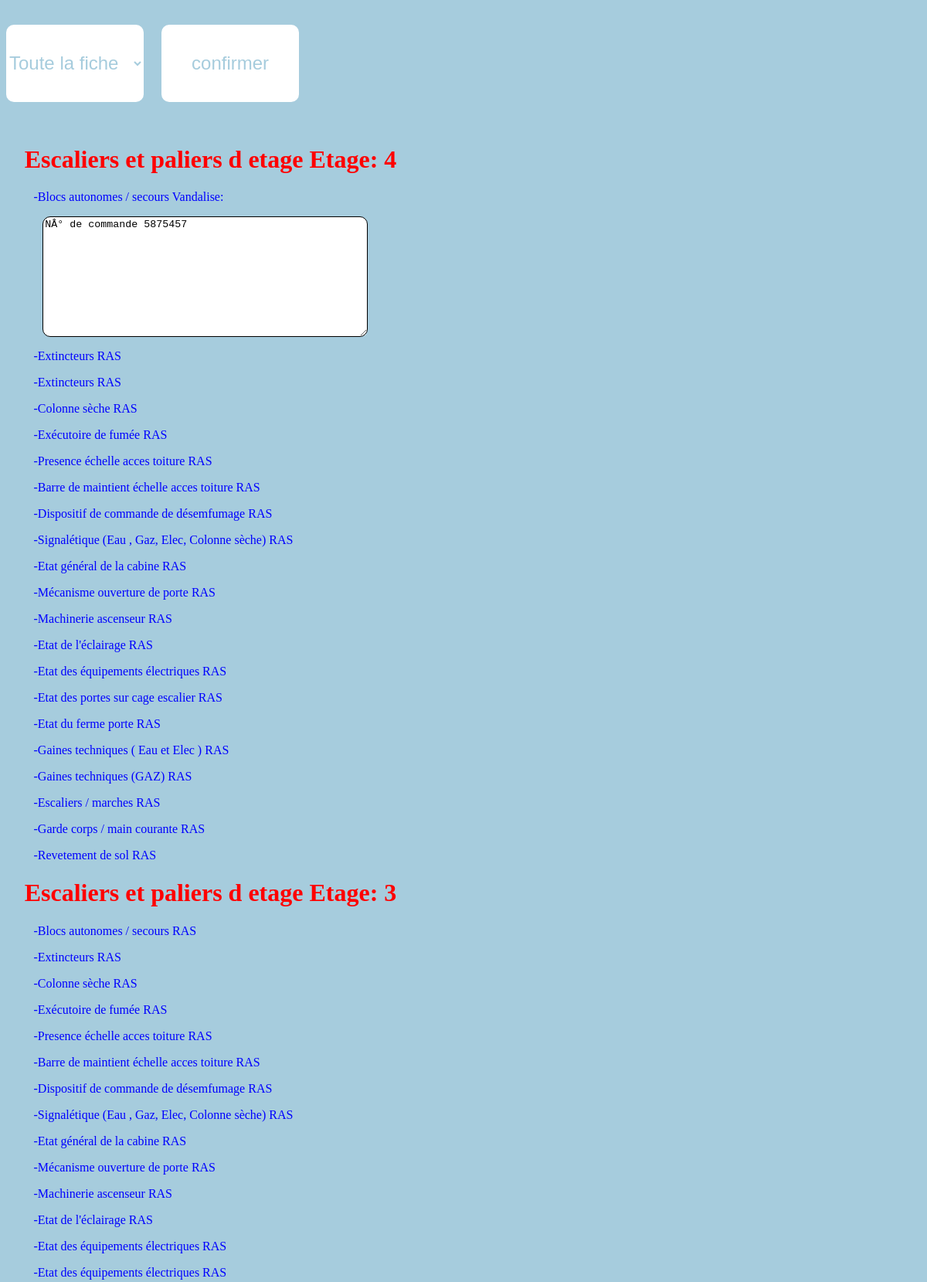
The page /voirFiche.php?idf=11 (upper part) on the database its author committed.
### tables this page shows
CREATE TABLE IF NOT EXISTS `t_zone` (
  `id` bigint(20) UNSIGNED NOT NULL AUTO_INCREMENT,
  `nom_zone` varchar(50) DEFAULT NULL,
  PRIMARY KEY (`id`),
  UNIQUE KEY `id` (`id`)
);

CREATE TABLE IF NOT EXISTS `fichequestion` (
  `id` bigint(20) UNSIGNED NOT NULL AUTO_INCREMENT,
  `id_fiche` int(11) NOT NULL,
  `id_question` int(11) NOT NULL,
  `Etage` int(11) DEFAULT NULL,
  `occ` int(11) NOT NULL,
  `id_zone` int(11) NOT NULL,
  `id_type` int(11) NOT NULL,
  `id_reponse` int(11) NOT NULL,
  `commentaire` varchar(500) DEFAULT NULL,
  `id_reponse_modif` int(11) DEFAULT NULL,
  `date_derniere_modif` date DEFAULT NULL,
  `id_utilisateur_derniere_modif` int(11) DEFAULT NULL,
  PRIMARY KEY (`id`),
  UNIQUE KEY `id` (`id`)
);

CREATE TABLE IF NOT EXISTS `t_question` (
  `id` bigint(20) UNSIGNED NOT NULL AUTO_INCREMENT,
  `Libelle` varchar(75) NOT NULL,
  `id_zone` int(11) NOT NULL,
  `id_type` int(11) NOT NULL,
  PRIMARY KEY (`id`),
  UNIQUE KEY `id` (`id`)
);

CREATE TABLE IF NOT EXISTS `t_reponse` (
  `id` bigint(20) UNSIGNED NOT NULL AUTO_INCREMENT,
  `Libelle` varchar(50) NOT NULL,
  `id_question` int(11) NOT NULL,
  `Anomalie` int(11) NOT NULL,
  PRIMARY KEY (`id`),
  UNIQUE KEY `id` (`id`)
);

### voirFiche.php (the view, shortened to what this page needs)
<html>
<head>
    <link rel="stylesheet" href="css/voirFiche.css" media="screen" type="text/css" />
</head>
<body>
<?php
$db_username = $_SESSION['userbd'];
$db_password = $_SESSION['passwordbd'];
$db_name     = $_SESSION['db_name'];
$db_host     = $_SESSION['db_host'];
$db = mysqli_connect($db_host, $db_username, $db_password,$db_name)
or die('could not connect to database');
$idf=$_GET['idf'];
echo ("<div id='container'>");
echo("<FORM action='voirFiche.php?idf=$idf' method='post'>");
if(isset($_POST['choix'])){
    $choix=$_POST['choix'];
    echo("<select name='choix'><br>");
    for($i = 1; $i <= 2; $i++){
        if($i==$choix){
            if($i==1){
                echo("<option value='$i' selected style='width: auto'>Toute la fiche <br>");
            }else{
                echo("<option value='$i' selected style='width: auto'>Que les anomalies <br>");
            }
        }else {
            if($i==1){
                echo("<option value='$i' selected style='width: auto'>Toute la fiche <br>");
            }else {
                echo("<option value='$i' style='width: auto'>Que les anomalies <br>");
            }
        }
    }
}else {
    echo("<select name='choix'><br> >");
    for ($i = 1; $i <= 2; $i++) {
        $choix=1;
        if($i==1){
            echo("<option value='$i' selected style='width: auto'>Toute la fiche <br>");
        }else {
            echo("<option value='$i' style='width: auto'>Que les anomalies <br>");
        }
    }
}
echo("</select>");
echo("<button id='identifiant4' type='submit' > confirmer</button></form><br>");
echo ("</div>");
$requete="SELECT id_montee,Validation
          FROM ficheentete
          WHERE id=$idf";
$exec_requete=mysqli_query($db,$requete);
$reponses=mysqli_fetch_array($exec_requete);
$idm=$reponses['id_montee'];
$validation=$reponses['Validation'];
$requete = "SELECT max(Etage)
            FROM fichequestion
            WHERE id_fiche=$idf";
$exec_requete = mysqli_query($db,$requete);
$zones        = mysqli_fetch_array($exec_requete);
$cpt=$zones['max(Etage)'];
$occ=0;
if($validation==1) {
    if($choix==1) {
        $requete = "SELECT DISTINCT occ,z.id,nom_zone
                    FROM fichequestion fq
                        inner join t_zone z on z.id=fq.id_zone
                    WHERE fq.id_fiche=$idf
                    ORDER BY z.id";
        $exec_requete = mysqli_query($db, $requete);
        $zones = mysqli_fetch_all($exec_requete);
        foreach ($zones as $zone) {
            $nbetage=$cpt;
            if($zone[1]==1){
                $requete = "SELECT tq.Libelle,tr.Libelle,fq.id_zone,fq.id_type,fq.Etage,tr.Anomalie,fq.id_question,fq.id
                        FROM fichequestion fq
                            inner join t_zone tz on fq.id_type=tz.id
                            inner join t_question tq on fq.id_question = tq.id
                            inner join t_reponse tr on tr.id=fq.id_reponse
                        WHERE (id_fiche=$idf and fq.id_zone=$zone[1] and Etage=$nbetage )";
                $exec_requete = mysqli_query($db, $requete);
                $reponses = mysqli_fetch_all($exec_requete);
            }else {
                $requete = "SELECT tq.Libelle,tr.Libelle,fq.id_zone,fq.id_type,fq.Etage,tr.Anomalie,fq.id_question,fq.id
                        FROM fichequestion fq
                            inner join t_zone tz on fq.id_type=tz.id
                            inner join t_question tq on fq.id_question = tq.id
                            inner join t_reponse tr on tr.id=fq.id_reponse
                        WHERE (id_fiche=$idf and fq.id_zone=$zone[1] and fq.occ=$occ)";
                $exec_requete = mysqli_query($db, $requete);
                $reponses = mysqli_fetch_all($exec_requete);
            }
            if ($zone[1] === "1") {
                $requete = "SELECT Nombre_etage
                            FROM montee
                            WHERE id=$idm";
                $exec_requete = mysqli_query($db, $requete);
                $etage = mysqli_fetch_array($exec_requete);
                $nbEtage = $etage['Nombre_etage'];
                echo("<h1>$zone[2] Etage: " . ($cpt--) . "</h1>");
            } else {
                echo("<h1>$zone[2]</h1>");
            }
            foreach ($reponses as $reponse) {
                echo ("<form method='post' action='modification.php?idf=$idf'>");
                if ($reponse[5] == 1) {
                    echo("<p>-$reponse[0] $reponse[1]: </p><textarea name='$reponse[7]' rows='10' cols='50' required></textarea>");
                } else {
                    echo("<p>-$reponse[0] $reponse[1]</p>");
                }
            }
            $nbetage--;
            $occ++;
        }
        echo("<button id='identifiant4' type='submit' style='font-size: xx-large; height: 65px; margin-top=15px;'>confirmer</button>");
        echo("</form>");
    }else{
        $requete = "SELECT DISTINCT occ,z.id,nom_zone
                    FROM fichequestion fq
                        inner join t_zone z on z.id=fq.id_zone
                    WHERE fq.id_fiche=$idf
                    ORDER BY z.id";
        $exec_requete = mysqli_query($db, $requete);
        $zones = mysqli_fetch_all($exec_requete);
        foreach ($zones as $zone) {
            $nbetage=$cpt;
            if($zone[1]==1){
                $requete = "SELECT tq.Libelle,tr.Libelle,fq.id_zone,fq.id_type,fq.Etage,tr.Anomalie,fq.id_question,fq.id,fq.commentaire
                        FROM fichequestion fq
                            inner join t_zone tz on fq.id_type=tz.id
                            inner join t_question tq on fq.id_question = tq.id
                            inner join t_reponse tr on tr.id=fq.id_reponse
                        WHERE (id_fiche=$idf and fq.id_zone=$zone[1] and Etage=$nbetage )
                          and tr.Anomalie=1";
                $exec_requete = mysqli_query($db, $requete);
                $reponses = mysqli_fetch_all($exec_requete);
            }else {
                $requete = "SELECT tq.Libelle,tr.Libelle,fq.id_zone,fq.id_type,fq.Etage,tr.Anomalie,fq.id_question,fq.id,fq.commentaire
                        FROM fichequestion fq
                            inner join t_zone tz on fq.id_type=tz.id
                            inner join t_question tq on fq.id_question = tq.id
                            inner join t_reponse tr on tr.id=fq.id_reponse
                        WHERE (id_fiche=$idf and fq.id_zone=$zone[1] and fq.occ=$occ)
                          and tr.Anomalie=1";
                $exec_requete = mysqli_query($db, $requete);
                $reponses = mysqli_fetch_all($exec_requete);
            }
            if ($zone[1] === "1") {
                $requete = "SELECT Nombre_etage
                            FROM montee
                            WHERE id=$idm";
                $exec_requete = mysqli_query($db, $requete);
                $etage = mysqli_fetch_array($exec_requete);
                $nbEtage = $etage['Nombre_etage'];
                if(count($reponses)>0) {
                    echo("<h1>$zone[2] Etage: " . ($cpt--) . "</h1>");
                }
            } else {
                if(count($reponses)>0) {
                    echo("<h1>$zone[2]</h1>");
                }
            }
            if(count($reponses)==0){
                echo ("<form method='post' action='modification.php?idf=$idf'>");
            }
            foreach ($reponses as $reponse) {
                echo ("<form method='post' action='modification.php?idf=$idf'>");
                if ($reponse[5] == 1) {
                    echo("<p>-$reponse[0] $reponse[1]: </p><textarea name='$reponse[7]' rows='10' cols='50' required>$reponse[8]</textarea>");
                } else {
                    echo("<p>-$reponse[0] $reponse[1]</p>");
                }
            }
            $nbetage--;
            $occ++;
        }
        echo("<button id='identifiant4' type='submit' style='font-size: xx-large; height: 65px; margin-top=15px;'>confirmer</button>");
        echo("</form>");
    }
}
elseif($validation==2)
{
    if($choix==1) {
        $requete = "SELECT DISTINCT occ,z.id,nom_zone
                    FROM fichequestion fq
                        inner join t_zone z on z.id=fq.id_zone
                    WHERE fq.id_fiche=$idf
                    ORDER BY z.id";
        $exec_requete = mysqli_query($db, $requete);
        $zones = mysqli_fetch_all($exec_requete);
        foreach ($zones as $zone) {
            $nbetage=$cpt;
            if($zone[1]==1){
                $requete = "SELECT tq.Libelle,tr.Libelle,fq.id_zone,fq.id_type,fq.Etage,tr.Anomalie,fq.id_question,fq.id,fq.commentaire
                        FROM fichequestion fq
                            inner join t_zone tz on fq.id_type=tz.id
                            inner join t_question tq on fq.id_question = tq.id
                            inner join t_reponse tr on tr.id=fq.id_reponse
                        WHERE (id_fiche=$idf and fq.id_zone=$zone[1] and Etage=$nbetage )";
                $exec_requete = mysqli_query($db, $requete);
                $reponses = mysqli_fetch_all($exec_requete);
            }else {
                $requete = "SELECT tq.Libelle,tr.Libelle,fq.id_zone,fq.id_type,fq.Etage,tr.Anomalie,fq.id_question,fq.id,fq.commentaire
                        FROM fichequestion fq
                            inner join t_zone tz on fq.id_type=tz.id
                            inner join t_question tq on fq.id_question = tq.id
                            inner join t_reponse tr on tr.id=fq.id_reponse
                        WHERE (id_fiche=$idf and fq.id_zone=$zone[1] and fq.occ=$occ)";
                $exec_requete = mysqli_query($db, $requete);
                $reponses = mysqli_fetch_all($exec_requete);
            }
            if ($zone[1] === "1") {
                echo("<h1>$zone[2] Etage: " . ($cpt--) . "</h1>");
            } else {
                echo("<h1>$zone[2]</h1>");
            }
            foreach ($reponses as $reponse) {
                echo ("<form method='post' action='modification.php?idf=$idf'>");
                if ($reponse[5] == 1) {
                    echo("<p>-$reponse[0] $reponse[1]: </p><textarea name='$reponse[7]' rows='10' cols='50' required>$reponse[8]</textarea>");
                } else {
                    echo("<p>-$reponse[0] $reponse[1]</p>");
                }
            }
            $occ++;
        }
        echo("</form>");
    }
}

### css/voirFiche.css (style rules this page uses)
body { background-color: #A6CCDD; }
#container select { width: 15%; height: 100px; background-color: #ffffff; border: gray; color: #A6CCDD; text-decoration: none; cursor: pointer; font-size: x-large; border-radius: 10px; margin-top: 2%; }
#container option { color: blue; }
#container button[type=submit] { width: 15%; height: 100px; background-color: #ffffff; border: gray; color: #A6CCDD; text-decoration: none; cursor: pointer; border-radius: 10px; margin-left: 2%; margin-top: 2%; font-size:x-large; }
p { color: blue; margin-left:3%; }
textarea { background-color: #ffffff; border-radius: 10px; border: 1px solid; margin-left: 4% }
h1 { margin-left:2%; color: red; }

### rows shown on the page
t_zone: nom_zone "Escaliers et paliers d etage"
fichequestion: id_question.Libelle "Blocs autonomes / secours", id_reponse.Libelle "Vandalise", id+commentaire "NÂ° de commande 5875457"
fichequestion: id_question.Libelle "Extincteurs", id_reponse.Libelle "RAS"
fichequestion: id_question.Libelle "Extincteurs", id_reponse.Libelle "RAS"
fichequestion: id_question.Libelle "Colonne sèche", id_reponse.Libelle "RAS"
fichequestion: id_question.Libelle "Exécutoire de fumée", id_reponse.Libelle "RAS"
fichequestion: id_question.Libelle "Presence échelle acces toiture", id_reponse.Libelle "RAS"
fichequestion: id_question.Libelle "Barre de maintient échelle acces toiture", id_reponse.Libelle "RAS"
fichequestion: id_question.Libelle "Dispositif de commande de désemfumage", id_reponse.Libelle "RAS"
fichequestion: id_question.Libelle "Signalétique (Eau , Gaz, Elec, Colonne sèche)", id_reponse.Libelle "RAS"
fichequestion: id_question.Libelle "Etat général de la cabine", id_reponse.Libelle "RAS"
fichequestion: id_question.Libelle "Mécanisme ouverture de porte", id_reponse.Libelle "RAS"
fichequestion: id_question.Libelle "Machinerie ascenseur", id_reponse.Libelle "RAS"
fichequestion: id_question.Libelle "Etat de l'éclairage", id_reponse.Libelle "RAS"
fichequestion: id_question.Libelle "Etat des équipements électriques", id_reponse.Libelle "RAS"
fichequestion: id_question.Libelle "Etat des portes sur cage escalier", id_reponse.Libelle "RAS"
fichequestion: id_question.Libelle "Etat du ferme porte", id_reponse.Libelle "RAS"
fichequestion: id_question.Libelle "Gaines techniques ( Eau et Elec )", id_reponse.Libelle "RAS"
fichequestion: id_question.Libelle "Gaines techniques (GAZ)", id_reponse.Libelle "RAS"
fichequestion: id_question.Libelle "Escaliers / marches", id_reponse.Libelle "RAS"
fichequestion: id_question.Libelle "Garde corps / main courante", id_reponse.Libelle "RAS"
fichequestion: id_question.Libelle "Revetement de sol", id_reponse.Libelle "RAS"
fichequestion: id_question.Libelle "Blocs autonomes / secours", id_reponse.Libelle "RAS"
fichequestion: id_question.Libelle "Extincteurs", id_reponse.Libelle "RAS"
fichequestion: id_question.Libelle "Colonne sèche", id_reponse.Libelle "RAS"
fichequestion: id_question.Libelle "Exécutoire de fumée", id_reponse.Libelle "RAS"
fichequestion: id_question.Libelle "Presence échelle acces toiture", id_reponse.Libelle "RAS"
fichequestion: id_question.Libelle "Barre de maintient échelle acces toiture", id_reponse.Libelle "RAS"
fichequestion: id_question.Libelle "Dispositif de commande de désemfumage", id_reponse.Libelle "RAS"
fichequestion: id_question.Libelle "Signalétique (Eau , Gaz, Elec, Colonne sèche)", id_reponse.Libelle "RAS"
fichequestion: id_question.Libelle "Etat général de la cabine", id_reponse.Libelle "RAS"
fichequestion: id_question.Libelle "Mécanisme ouverture de porte", id_reponse.Libelle "RAS"
fichequestion: id_question.Libelle "Machinerie ascenseur", id_reponse.Libelle "RAS"
fichequestion: id_question.Libelle "Etat de l'éclairage", id_reponse.Libelle "RAS"
fichequestion: id_question.Libelle "Etat des équipements électriques", id_reponse.Libelle "RAS"
fichequestion: id_question.Libelle "Etat des équipements électriques", id_reponse.Libelle "RAS"
